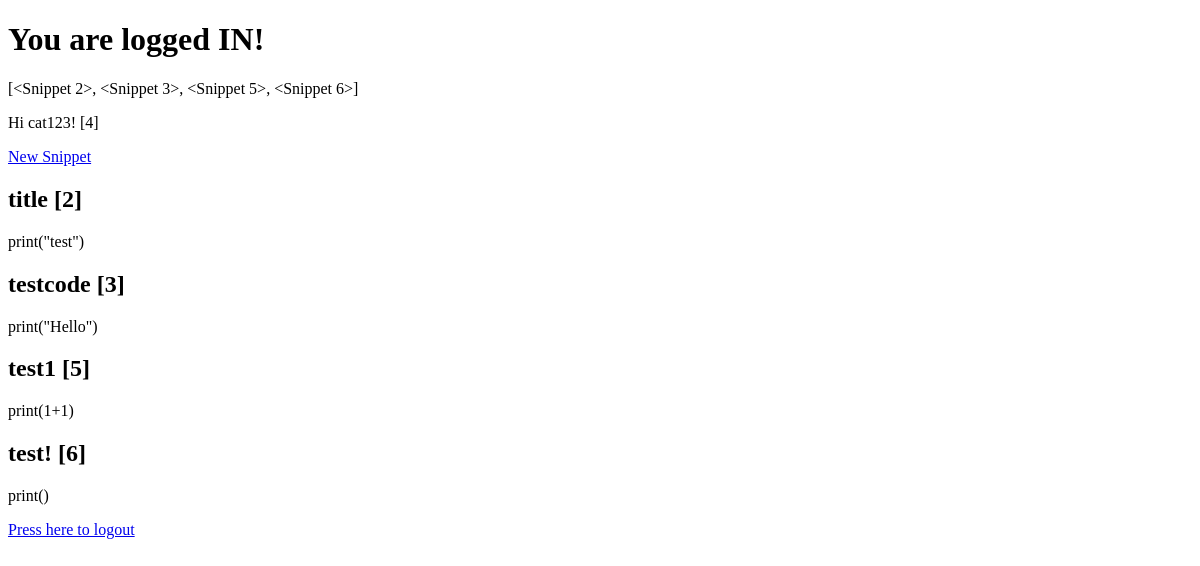
Page /dashboard (signed in) on the earlier database version.
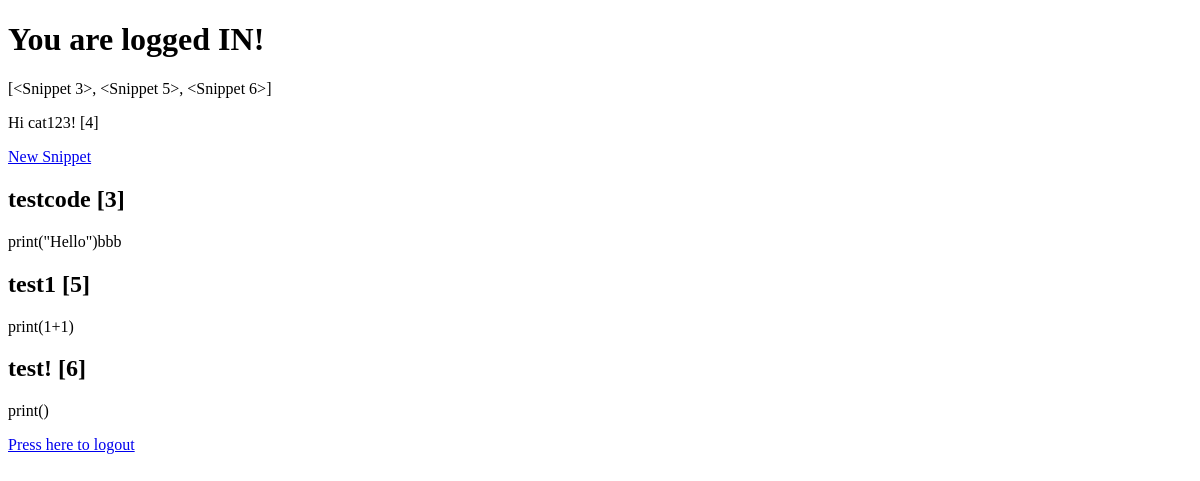
Same page on the later database version.
### app.py (models this page shows)
class User(db.Model, UserMixin):
    id = db.Column(db.Integer, primary_key=True)
    username = db.Column(db.String(20), nullable=True, unique=True)
    password = db.Column(db.String(80), nullable=True)
    snippets = db.relationship('Snippet', backref='author',lazy=True)

class Snippet(db.Model):
    id = db.Column(db.Integer, primary_key=True)
    title = db.Column(db.String(100), nullable=True, unique=True)
    content = db.Column(db.Text, nullable=False)
    date_posted=db.Column(db.DateTime, nullable=False, default=datetime.utcnow)
    user_id = db.Column(db.Integer, db.ForeignKey('user.id', name='fk_user_id') ,nullable=False)

### app.py (the view)
@app.route('/dashboard',methods=['GET','POST'])
@login_required
def dashboard():
    snippets=current_user.snippets
    return render_template('dashboard.html',snippets=snippets)

### app.py (called while the page is built)
@login_manager.user_loader
def load_user(user_id):
    return User.query.get(int(user_id))

### templates/dashboard.html (shortened to what this page needs)
<!DOCTYPE html>
<html lang="en">
<head>
</head>
<body>
    <h1>You are logged IN!</h1>
    <p>{{snippets}}</p>
{% if current_user.is_authenticated %}
    <p> Hi {{ current_user.username }}! [{{current_user.id}}]</p>
{% endif %}
    <a href="{{url_for('new_snippet')}}"> New Snippet</a>
    {% for snippets in snippets %}
    <h2>{{snippets.title}} [{{snippets.id}}]</h2>
    <p>{{snippets.content}}</p>
    {% endfor %}
    <a href="{{url_for('logout')}}">Press here to logout</a>
  </body>
</html>

Differences in the rows shown:
removed Snippet: title "title", id "2", content "print(\"test\")"
changed Snippet "testcode": content "print(\"Hello\")" → "print(\"Hello\")bbb"
Other differences:
{{ snippets }}: "[<Snippet 2>, <Snippet 3>, <Snippet 5>, <Snippet 6>]" → "[<Snippet 3>, <Snippet 5>, <Snippet 6>]"
